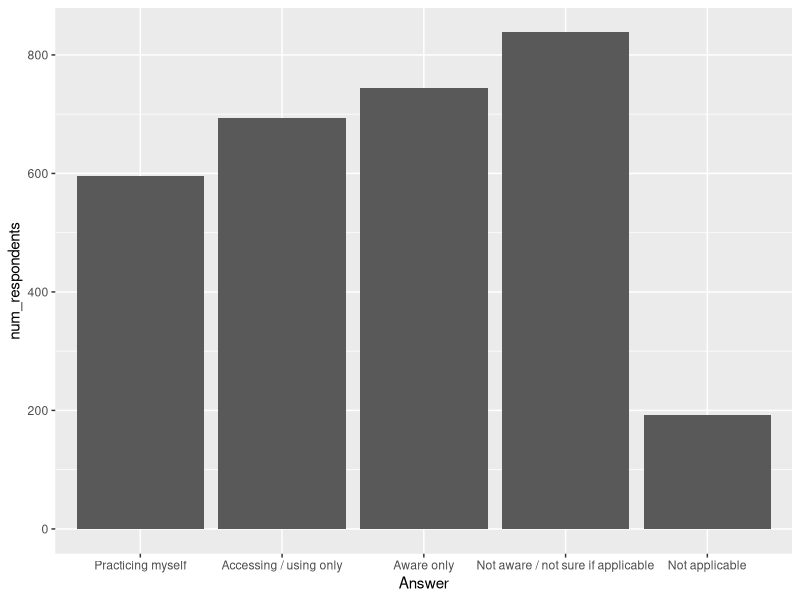
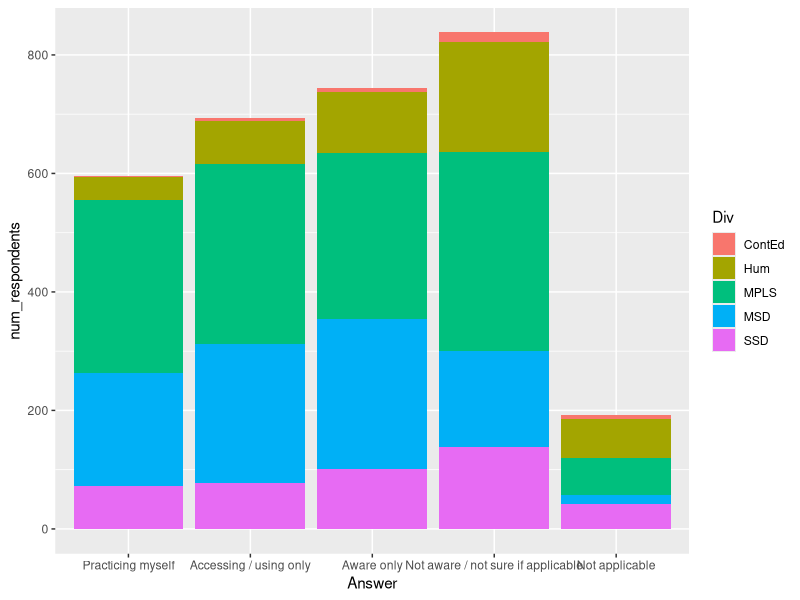
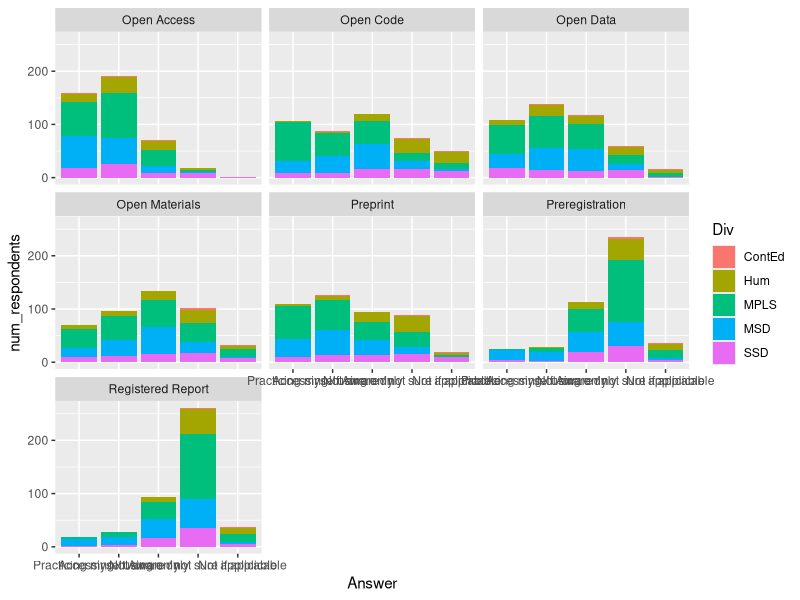
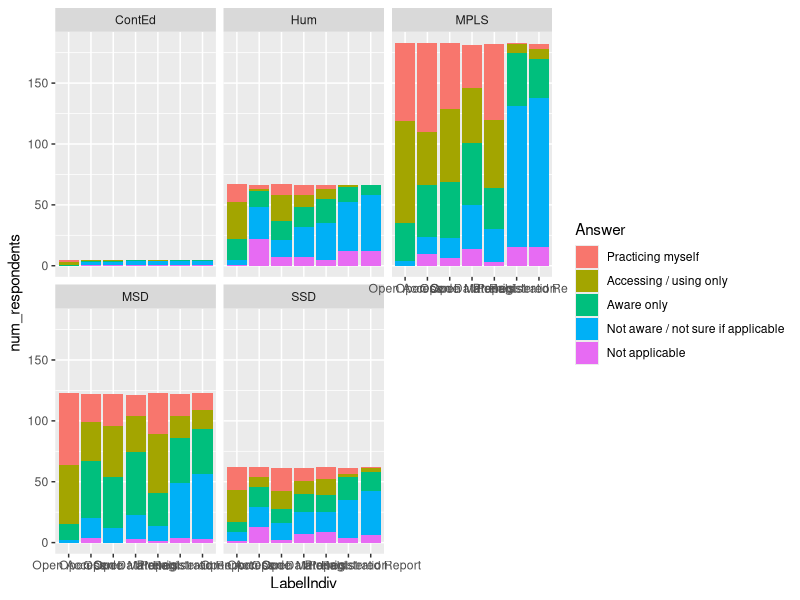
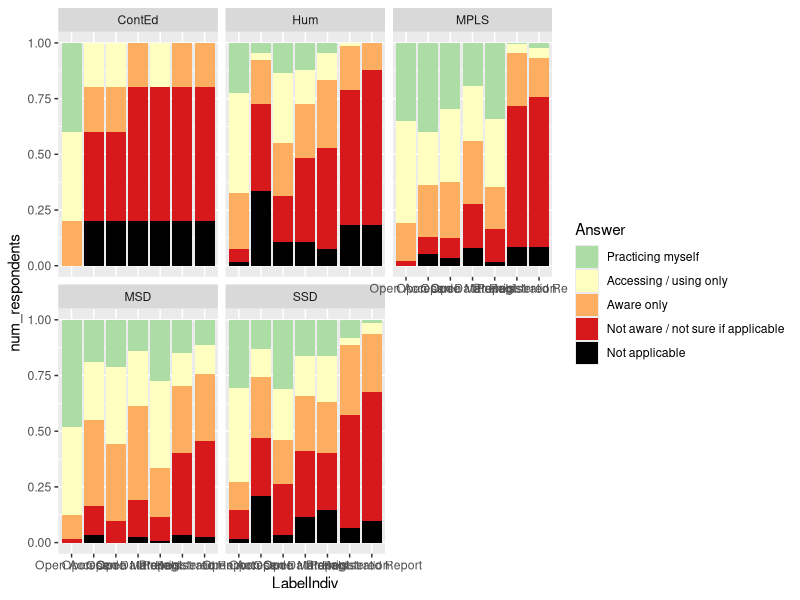
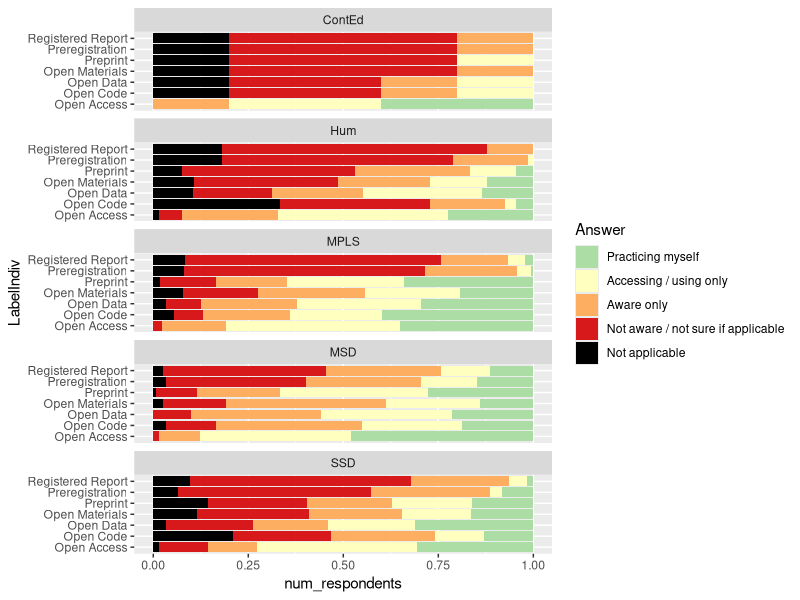
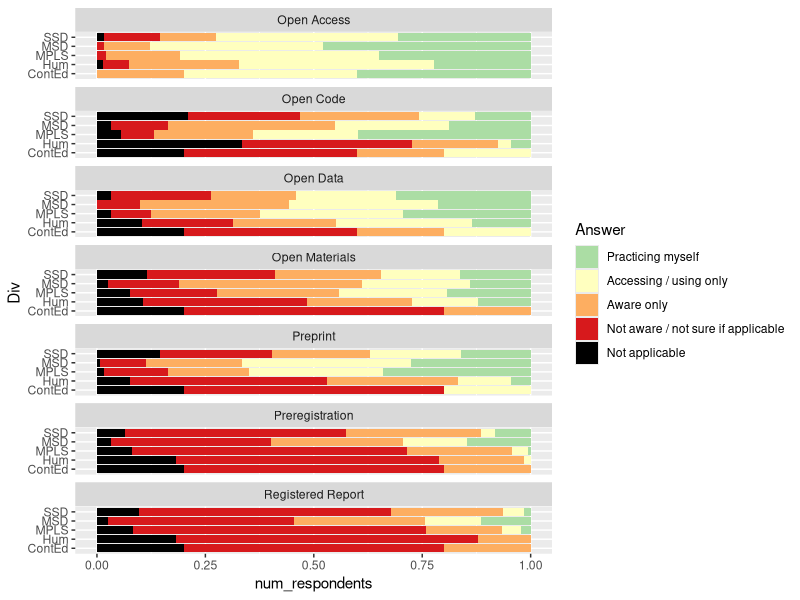
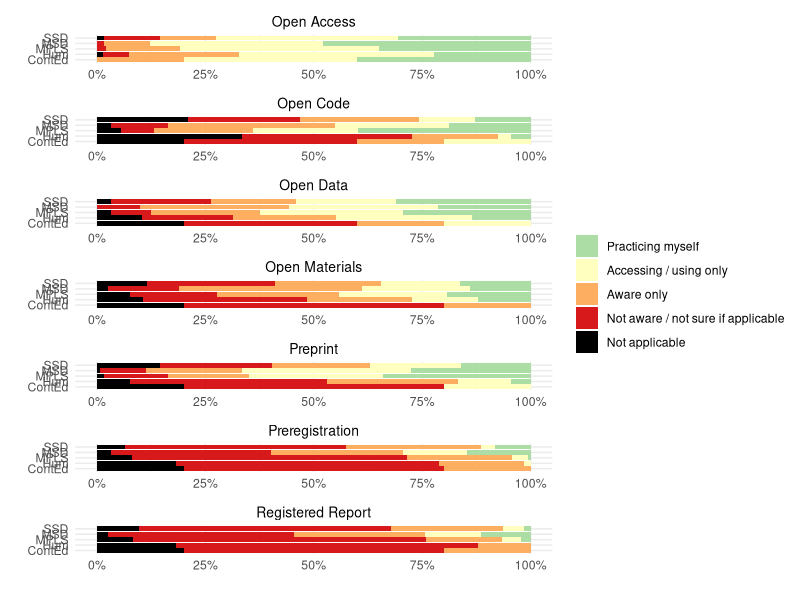

Reproduce these figures in R, in order.
## ---- chunk 1
library(tidyverse)

## ---- chunk 2
pgrdata_Awareness <-  read_csv(here::here("Data", "processed", "pgrdata_Awareness.csv"))
## ---- chunk 3
pgrdata_Awareness
## ---- chunk 4
response_levels <- c(
  "Practicing myself",
  "Accessing / using only",
  "Aware only",
  "Not aware / not sure if applicable",
  "Not applicable"
)
## ---- chunk 5
count_by_answer_across_all <- pgrdata_Awareness %>% 
  group_by(Answer) %>%
  summarise(num_respondents = sum(n, na.rm = TRUE)) %>% 
  mutate(Answer = factor(Answer, levels = response_levels))
  
count_by_answer_across_all %>% 
  ggplot() +
    geom_bar(aes(x = Answer, y = num_respondents), stat = "identity")
  
## ---- chunk 6
count_by_answer_and_div <- pgrdata_Awareness %>% 
  group_by(Answer, Div) %>%
  summarise(num_respondents = sum(n, na.rm = TRUE)) %>% 
  mutate(Answer = factor(Answer, levels = response_levels))

count_by_answer_and_div %>% 
  ggplot() +
    geom_bar(aes(x = Answer, y = num_respondents, fill = Div), stat = "identity")
## ---- chunk 7
count_by_answer_and_div_and_orp <- pgrdata_Awareness %>% 
  group_by(Answer, Div, LabelIndiv) %>%
  summarise(num_respondents = sum(n, na.rm = TRUE)) %>% 
  mutate(Answer = factor(Answer, levels = response_levels))

count_by_answer_and_div_and_orp %>% 
  ggplot() +
    geom_bar(aes(x = Answer, y = num_respondents, fill = Div), stat = "identity") +
    facet_wrap(~LabelIndiv)
## ---- chunk 8
count_by_answer_and_div_and_orp %>% 
  ggplot() +
    geom_bar(aes(x = LabelIndiv, y = num_respondents, fill = Answer), stat = "identity") +
    facet_wrap(~Div)
## ---- chunk 9
answers_colors <- c("#ABDDA4", "#FFFFBF", "#FDAE61", "#D7191C", "black")

count_by_answer_and_div_and_orp %>% 
  ggplot() +
    geom_bar(aes(x = LabelIndiv, y = num_respondents, fill = Answer), stat = "identity", position = "fill") +
    facet_wrap(~Div) +
    scale_fill_manual(values = answers_colors)
## ---- chunk 10
count_by_answer_and_div_and_orp %>% 
  ggplot() +
    geom_bar(aes(x = LabelIndiv, y = num_respondents, fill = Answer), stat = "identity", position = "fill") +
    scale_fill_manual(values = answers_colors) +
    coord_flip() +
    facet_wrap(~Div, ncol = 1)
    
## ---- chunk 11
count_by_answer_and_div_and_orp %>% 
  ggplot() +
    geom_bar(aes(x = Div, y = num_respondents, fill = Answer), stat = "identity", position = "fill") +
    scale_fill_manual(values = answers_colors) +
    coord_flip() +
    facet_wrap(~LabelIndiv, ncol = 1)
    
## ---- chunk 12
count_by_answer_and_div_and_orp %>% 
  ggplot() +
    geom_bar(aes(x = Div, y = num_respondents, fill = Answer), stat = "identity", position = "fill") +
    scale_fill_manual(values = answers_colors) +
    facet_wrap(~LabelIndiv, scales = "free_x", ncol = 1) +
    coord_flip() +
    theme_minimal() +
    scale_y_continuous(labels = scales::percent) +
    theme(legend.title = element_blank(),
          strip.text.x = element_text(size = 10, colour = "black")) +
    labs(x = "", y = "")

ggsave("figures/example-plot.png", height = 8)
